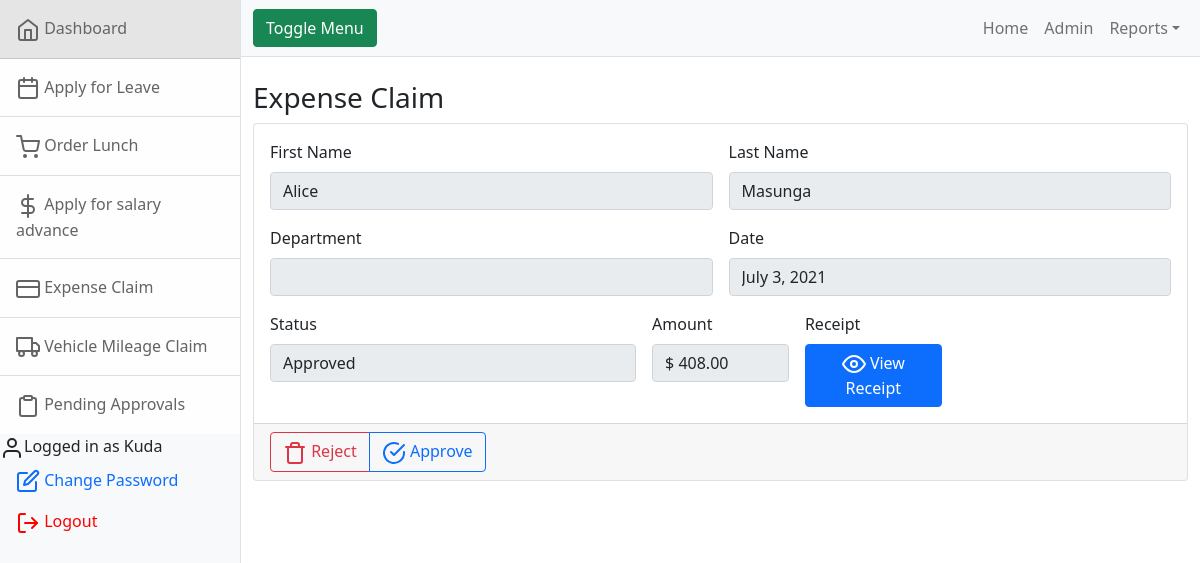
The app's page /hr/ExpenseApproval/1 (signed in) with its own data.
### hr/models.py (models this page shows)
class ExpenseClaim(models.Model):
    date = models.DateField(default=timezone.now)
    employee = models.ForeignKey(User, on_delete=models.CASCADE,related_name='claimer')
    amount= models.DecimalField(max_digits=6,decimal_places=2)
    expense = models.CharField(max_length=100)
    status = models.CharField(max_length=100,default="Pending Approval")
    receipt = models.FileField(upload_to='claims/',validators=[FileExtensionValidator(allowed_extensions=['pdf'])],help_text='Select a pdf file')
    approved_by = models.ForeignKey(User, on_delete=models.CASCADE,related_name='claim_approver')

### hr/views.py (the view, shortened to what this page needs)
# urls.py: path("ExpenseApproval/<int:id>",views.approve_expense_claim_view, name='expense_approval'),
@login_required
def approve_expense_claim_view(request, id):
    application = ExpenseClaim.objects.get(pk=id)
    return render(request,"hr/expense_claim.html",{
        "application":application
    })

### hr/templates/hr/expense_claim.html (shortened to what this page needs)
{% extends "hr/layout.html"%}
{% block main %}
<h3 class="mt-4"> Expense Claim</h3>
<div class="card">
    <div class ="card-body">
        <form class="row g-3">
            <div class="col-md-6">
              <label for="inputName" class="form-label">First Name</label>
              <input type="text" class="form-control" id="inputName" value="{{ application.employee.first_name }}" disabled>
            </div>
            <div class="col-md-6">
              <label for="LastName" class="form-label">Last Name</label>
              <input type="text" class="form-control" id="LastName" value="{{ application.employee.last_name }}" disabled>
            </div>
            <div class="col-6">
              <label for="inputStart" class="form-label">Department</label>
              <input type="text" class="form-control" id="inputStart" value="{{ application.employee.department }}" disabled>
            </div>
            <div class="col-6">
              <label for="inputEnd" class="form-label">Date</label>
              <input type="text" class="form-control" id="inputEnd" value="{{ application.date }}" disabled>
            </div>
            <div class="col-md-5">
              <label for="inputStatus" class="form-label">Status</label>
              <input type="text" class="form-control" id="inputStatus" value="{{ application.status }}" disabled>
            </div>
            <div class="col-md-2">
              <label for="inputDays" class="form-label">Amount</label>
              <input type="text" class="form-control" id="inputDays" value="$ {{ application.amount }}" disabled>
            </div>
            <div class="col-md-2">
                <label  class="form-label">Receipt</label>
                <a href="{{ application.receipt.url }}">
                    <button type="button" class="btn btn-primary"><span data-feather="eye"></span> View Receipt</button>
                </a>
            </div>
          </form>
    </div>
    {% if perms.users.can_approve_hr %}
    <div class="card-footer">
        <form id="hk1" action="{% url  'hr:expense_approval' id=application.id %}" method="post">
            <div class="btn-group" role="group" aria-label="Button Group">
                <button   value="Rejected" onclick="myFunction(this)" class="btn btn-outline-danger"><span data-feather="trash"></span> Reject</button>
                <button   value="Approved" onclick="myFunction(this)"  class="btn btn-outline-primary"><span data-feather="check-circle"></span> Approve</button>
            </div>
        </form>
      {% endif %}
    </div>
</div>
{% endblock %}

### hr/templates/hr/layout.html (shortened to what this page needs)
<!DOCTYPE html>
<html lang="en">
    <head>
         <link href="https://cdn.jsdelivr.net/npm/bootstrap@5.0.1/dist/css/bootstrap.min.css" rel="stylesheet">
        {% load static %}
        <link rel="stylesheet" type="text/css" href="{% static 'hr/style.css' %}">
        <link rel="stylesheet" href="https://cdn.datatables.net/1.10.23/css/jquery.dataTables.min.css" />
        <link  rel="stylesheet" href="https://cdn.datatables.net/1.10.23/css/dataTables.bootstrap4.min.css" />
        <link  rel="stylesheet" href="https://cdn.datatables.net/buttons/1.6.5/css/buttons.bootstrap4.min.css" />
        <link  rel="stylesheet" href="https://cdn.datatables.net/searchpanes/1.2.1/css/searchPanes.dataTables.min.css" />
    </head>
    <body>
        <div class="d-flex" id="wrapper">
            <div class="border-end bg-light" id="sidebar-wrapper">
                <div class="list-group list-group-flush">
                    <a class="list-group-item list-group-item-action list-group-item-light p-3" href="{% url  'hr:dashboard' %}"><span  data-feather="home"></span> Dashboard</a>
                    <a class="list-group-item list-group-item-action list-group-item-light p-3" href="{% url  'hr:apply_leave' %}"><span  data-feather="calendar"></span> Apply for Leave</a>
                    <a class="list-group-item list-group-item-action list-group-item-light p-3" href="{% url  'hr:order_lunch' %}"><span  data-feather="shopping-cart"></span> Order Lunch</a>
                    <a class="list-group-item list-group-item-action list-group-item-light p-3" href="{% url  'hr:apply_salary_advance' %}"><span  data-feather="dollar-sign"></span> Apply for salary advance</a>
                    <a class="list-group-item list-group-item-action list-group-item-light p-3" href="{% url  'hr:apply_expense_claim' %}"><span  data-feather="credit-card"></span> Expense Claim</a>
                    <a class="list-group-item list-group-item-action list-group-item-light p-3" href="{% url  'hr:apply_mileage_claim' %}"><span  data-feather="truck"></span> Vehicle Mileage Claim</a>
                    <a class="list-group-item list-group-item-action list-group-item-light p-3" href="{% url  'hr:awaiting_approval' %}"><span  data-feather="clipboard"></span> Pending Approvals</a>
                </div>
                <ul class="nav flex-column">
                    <li><span  data-feather="user"></span>Logged in as {{ request.user }}</li>
                    <li class="nav-item">
                        <a class="nav-link" href="{% url  'users:password_change' %}">
                          <span  data-feather="edit"></span>
                          <span>
                          Change Password
                          </span>
                        </a>
                    </li>
                    <li class="nav-item">
                        <a class="nav-link" href="{% url  'users:logout' %}">
                          <span style="color:red;" data-feather="log-out"></span>
                          <span style="color:red;">
                          Logout
                          </span>
                        </a>
                    </li>
                </ul>
            </div>
            <div id="page-content-wrapper">
                <nav class="navbar navbar-expand-lg navbar-light bg-light border-bottom">
                    <div class="container-fluid">
                        <button class="btn btn-success" id="sidebarToggle">Toggle Menu</button>
                        <div class="collapse navbar-collapse" id="navbarSupportedContent">
                            <ul class="navbar-nav ms-auto mt-2 mt-lg-0">
                                <li class="nav-item active"><a class="nav-link" href="{% url  'hr:dashboard' %}">Home</a></li>
                                <li class="nav-item"><a class="nav-link" href="{% url  'admin:index' %}">Admin</a></li>
                                <li class="nav-item dropdown">
                                    <a class="nav-link dropdown-toggle" id="navbarDropdown" href="#" role="button" data-bs-toggle="dropdown" aria-haspopup="true" aria-expanded="false">Reports</a>
                                </li>
                            </ul>
                        </div>
                    </div>
                </nav>
                <div class="container-fluid">
                    {% block main %}{% endblock %}
                </div>
            </div>
        </div>
    {% load static %}
</body>
</html>
    </body>
</html>

### records on screen
ExpenseClaim: employee.first_name "Alice", employee.last_name "Masunga", date "July 3, 2021", status "Approved", amount "$ 408.00"

### other values on screen
{{ request.user }} "Kuda"
